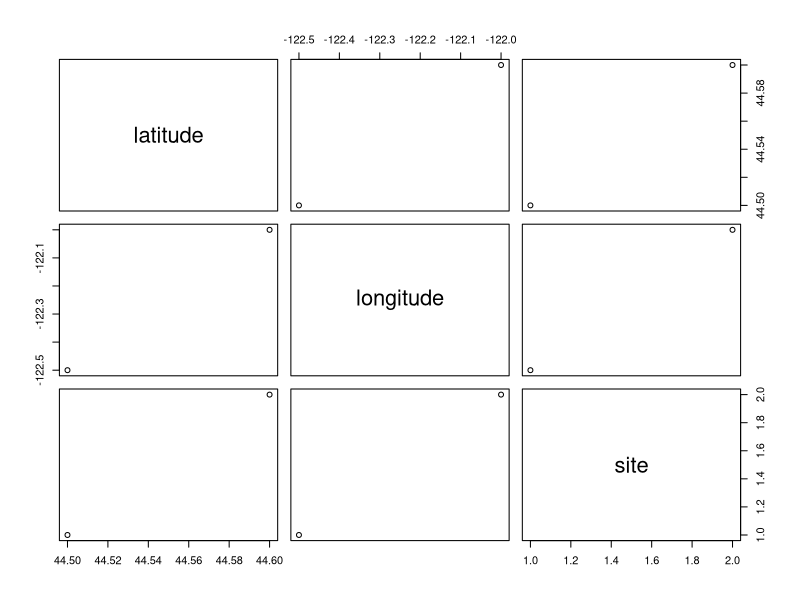

Here is the R script that generated this plot: (Note: this script raises an error after producing the figure.)
#some data:
data <- data.frame(latitude = c(44.5,44.6),
                   longitude = c(-122.5,-122.0),
                   site=c("A","B"))
plot(data)

#make the data spatial:
data.sp <- data %>% 
  sf::st_as_sf(coords=c("longitude","latitude"),
               crs=4326)

# Plot the spatial data
plot(data.sp)

ggplot(data.sp) +
  geom_sf(aes(col=site),size=2) +
  theme_bw()


ggplot(data.sp) +
  geom_sf_text(aes(label=site),hjust=1.2) +
  geom_sf(aes(col=site),size=2) +
  theme_bw()

#I just googled nad83 utm zone 10 (commonly used in California),
# found the EPSG code is 26910, so I can convert easily:

data.sp

data.sp %>% sf::st_transform(crs = 26910 )

#A real example:
#Plot all fires since 2015:
#Data downloaded from: CalFIRE
#Load data:
fires <- sf::read_sf("FIRES/firep19_1.shp")

#Check data:
head(fires)
str(fires)

#Fix, Filter and plot:
fires %>% 
  mutate(year = as.numeric(YEAR_)) %>% 
  filter(year>2015) %>% 
  ggplot() + geom_sf() + theme_bw()

#Add some color:
fires %>% 
  mutate(year = as.numeric(YEAR_)) %>% 
  filter(year>2017) %>% 
  ggplot() + geom_sf(aes(fill=YEAR_),alpha=0.6) + theme_bw()


library(rnaturalearthdata)

cal <- rnaturalearthdata::states50 %>% sf::st_as_sf() %>% filter(name == "California")


fires %>% 
  mutate(year = as.numeric(YEAR_)) %>% 
  filter(year>2017) %>% 
  ggplot() + 
  geom_sf(data=cal) +
  geom_sf(aes(fill=YEAR_),alpha=0.6) + 
  theme_bw()

fires %>% data.frame() %>%
  group_by(YEAR_) %>% 
  summarize(annualTotal = sum(GIS_ACRES,na.rm=TRUE)) %>%
  ggplot(aes(x=as.numeric(YEAR_),y=annualTotal)) + geom_bar(fill="red3",stat="identity")

         
